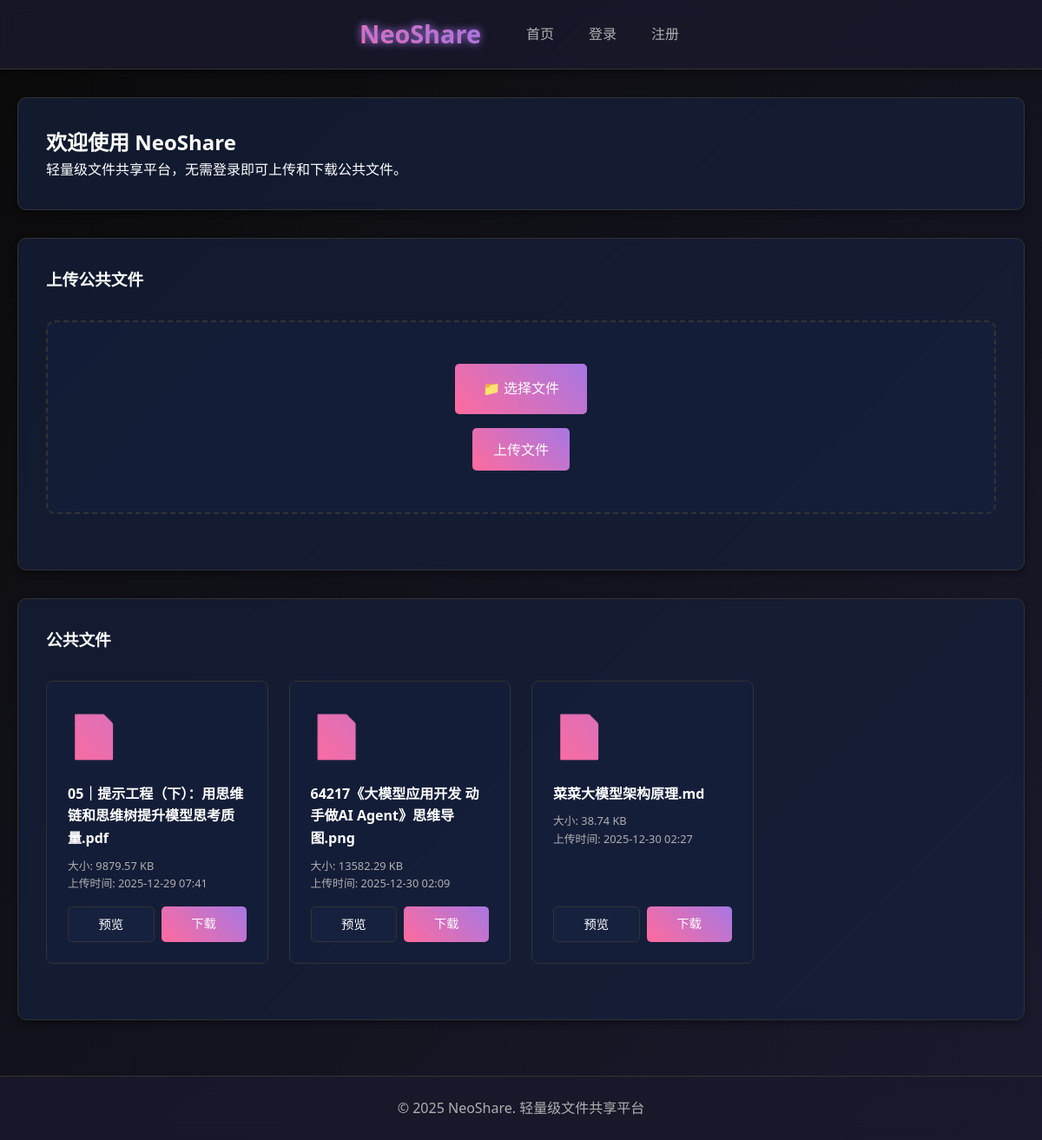
The page / on the database its author committed.
### new_app.py (models this page shows)
class File(db.Model):
    id = db.Column(db.Integer, primary_key=True)
    filename = db.Column(db.String(200), nullable=False)
    filepath = db.Column(db.String(400), nullable=False)
    owner_id = db.Column(db.Integer, db.ForeignKey('user.id'), nullable=True)
    is_public = db.Column(db.Boolean, default=False)
    created_at = db.Column(db.DateTime, default=datetime.utcnow)
    updated_at = db.Column(db.DateTime, default=datetime.utcnow, onupdate=datetime.utcnow)
    file_size = db.Column(db.Integer, nullable=False)

### new_app.py (the view)
@app.route('/')
def index():
    public_files = File.query.filter_by(is_public=True).all()
    return render_template('new_index.html', public_files=public_files)

### templates/new_index.html (shortened to what this page needs)
{% extends 'new_base.html' %}
{% block content %}
    <div class="card">
        <h2>欢迎使用 NeoShare</h2>
        <p>轻量级文件共享平台，无需登录即可上传和下载公共文件。</p>
    </div>
    <div class="card">
        <h3>上传公共文件</h3>
        <form method="POST" action="{{ url_for('upload_file') }}" enctype="multipart/form-data" class="upload-form">
            <label for="file-upload" class="upload-label">
                📁 选择文件
            </label>
            <br>
            <button type="submit" class="btn btn-primary">上传文件</button>
        </form>
    </div>
    <div class="card">
        <h3>公共文件</h3>
        <div class="file-list">
            {% for file in public_files %}
                <div class="file-item">
                    <div class="file-icon">📄</div>
                    <div class="file-name">{{ file.filename }}</div>
                    <div class="file-meta">
                        <p>大小: {{ (file.file_size / 1024)|round(2) }} KB</p>
                        <p>上传时间: {{ file.created_at.strftime('%Y-%m-%d %H:%M') }}</p>
                    </div>
                    <div class="file-actions">
                        <a href="{{ url_for('preview_file', file_id=file.id) }}" class="btn btn-secondary">预览</a>
                        <a href="{{ url_for('download_file', filename=file.filepath.replace('uploads_new/', '')) }}" class="btn btn-primary">下载</a>
                    </div>
                </div>
            {% endfor %}
        </div>
    </div>
{% endblock %}

### static/css/new_style.css (style rules this page uses)
* { margin: 0; padding: 0; box-sizing: border-box; }
:root { --primary-bg: #0a0a0a; --secondary-bg: #1a1a2e; --tertiary-bg: #16213e; --accent-pink: #ff6b9d; --accent-purple: #a777e3; --text-primary: #ffffff; --text-secondary: #b0b0b0; --border-color: #333333; --success-color: #4caf50; --danger-color: #f44336; --warning-color: #ff9800; --shadow: 0 4px 6px rgba(0, 0, 0, 0.3); --glow: 0 0 10px var(--accent-purple); }
body { font-family: 'Segoe UI', Tahoma, Geneva, Verdana, sans-serif; background: linear-gradient(135deg, var(--primary-bg) 0%, var(--secondary-bg) 100%); color: var(--text-primary); line-height: 1.6; min-height: 100vh; }
.card { background: rgba(22, 33, 62, 0.7); border: 1px solid var(--border-color); border-radius: 10px; padding: 2rem; margin-bottom: 2rem; box-shadow: var(--shadow); transition: all 0.3s ease; backdrop-filter: blur(5px); }
.btn { padding: 0.8rem 1.5rem; border: none; border-radius: 5px; font-size: 1rem; font-weight: 500; cursor: pointer; transition: all 0.3s ease; text-decoration: none; display: inline-block; text-align: center; }
.btn-primary { background: linear-gradient(45deg, var(--accent-pink), var(--accent-purple)); color: white; }
.btn-secondary { background: var(--tertiary-bg); color: var(--text-primary); border: 1px solid var(--border-color); }
.file-list { display: grid; grid-template-columns: repeat(auto-fill, minmax(250px, 1fr)); gap: 1.5rem; margin: 2rem 0; }
.file-item { background: rgba(22, 33, 62, 0.5); border: 1px solid var(--border-color); border-radius: 8px; padding: 1.5rem; transition: all 0.3s ease; display: flex; flex-direction: column; }
.file-icon { font-size: 3rem; margin-bottom: 1rem; background: linear-gradient(45deg, var(--accent-pink), var(--accent-purple)); -webkit-background-clip: text; -webkit-text-fill-color: transparent; background-clip: text; }
.file-name { font-weight: 600; margin-bottom: 0.5rem; color: var(--text-primary); }
.file-meta { font-size: 0.8rem; color: var(--text-secondary); margin-bottom: 1rem; }
.file-actions { display: flex; gap: 0.5rem; margin-top: auto; }
.file-actions .btn { flex: 1; padding: 0.5rem; font-size: 0.9rem; }
.upload-form { background: rgba(22, 33, 62, 0.5); border: 2px dashed var(--border-color); border-radius: 10px; padding: 3rem; text-align: center; margin: 2rem 0; transition: all 0.3s ease; }
.upload-label { display: inline-block; padding: 1rem 2rem; background: linear-gradient(45deg, var(--accent-pink), var(--accent-purple)); color: white; border-radius: 5px; cursor: pointer; font-weight: 500; transition: all 0.3s ease; margin-bottom: 1rem; }
.card, .file-item, .alert { animation: fadeIn 0.5s ease; }

### rows shown on the page
File: filename "05｜提示工程（下）：用思维链和思维树提升模型思考质量.pdf", (file.file_size/1024)|round(2) "9879.57", created_at "2025-12-29 07:41"
File: filename "64217《大模型应用开发 动手做AI Agent》思维导图.png", (file.file_size/1024)|round(2) "13582.29", created_at "2025-12-30 02:09"
File: filename "菜菜大模型架构原理.md", (file.file_size/1024)|round(2) "38.74", created_at "2025-12-30 02:27"
